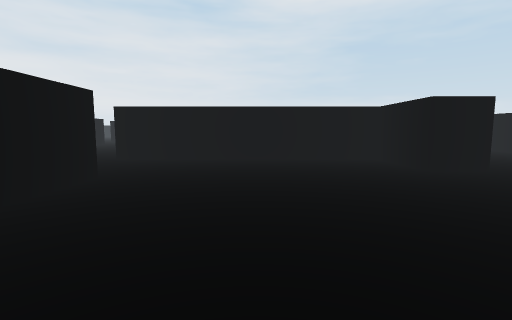
View 1 (above)

24 first-person views from a walk through a scene from a Unity 3-D project. The camera is 0.55 m above the floor, tilts 6° down and sees 85° across. The floor is counted in squares, 1 m on a side. Each view is taken from the middle of a square. On the plan, view 1 faces up. The plan holds only what a view shows up to about 9 squares ahead; the rest is blank. The place goes on beyond the plan. The player is left out. Some surface patterns are stand-ins.

View 2
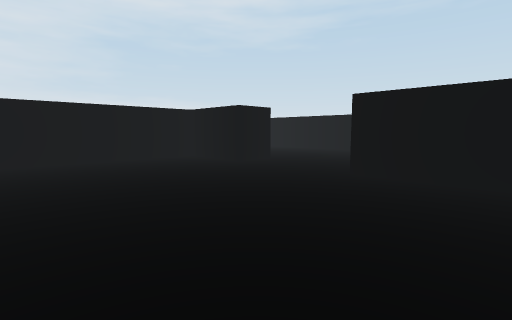

View 3
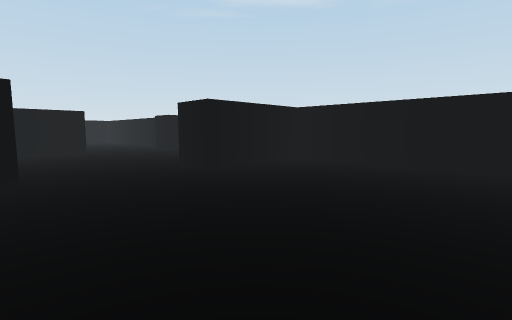

View 4
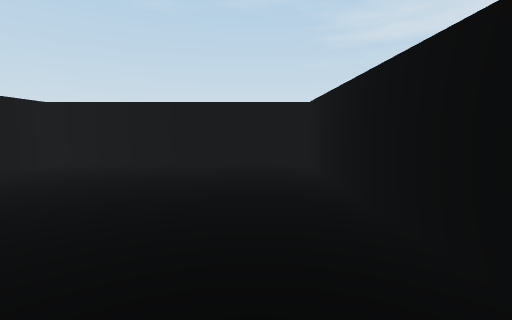

View 5
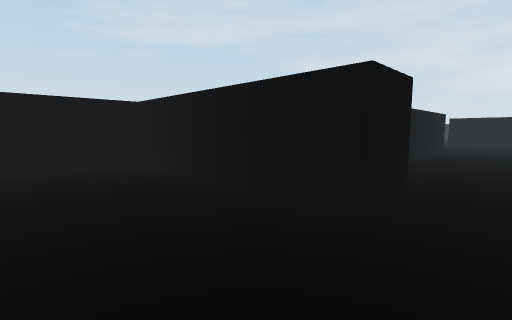

View 6
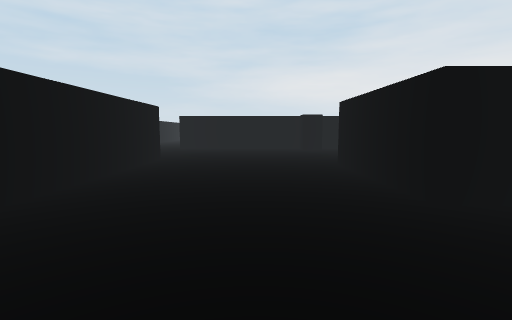

View 7
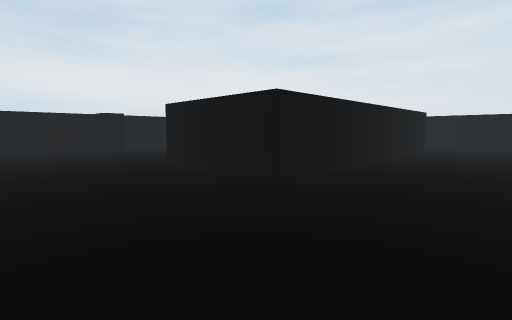

View 8
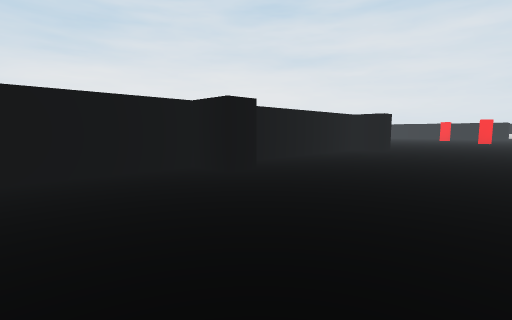

View 9
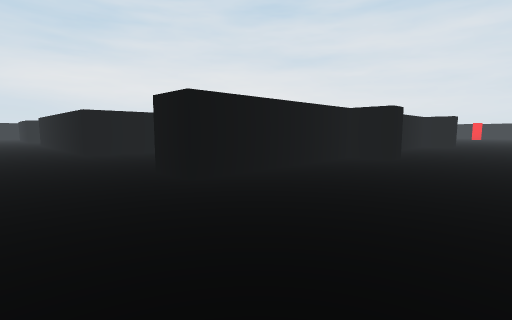

View 10
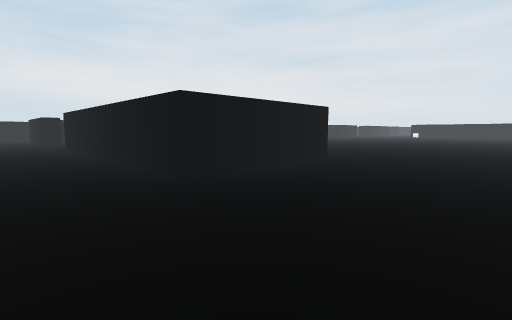

View 11
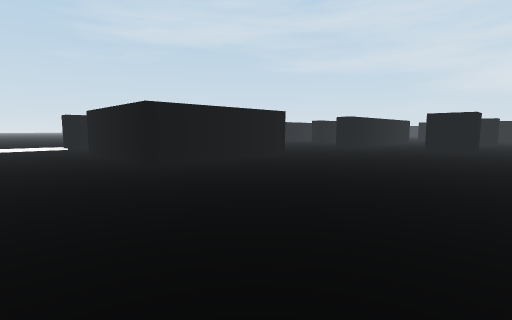

View 12
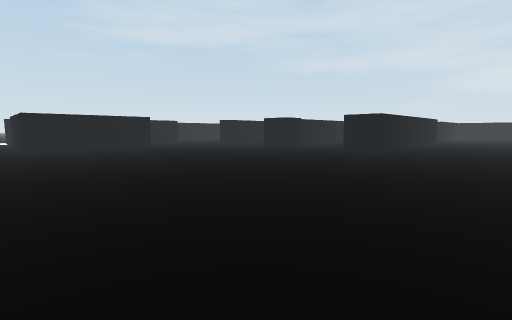

View 13
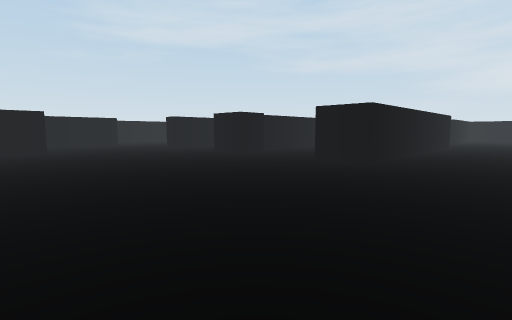

View 14
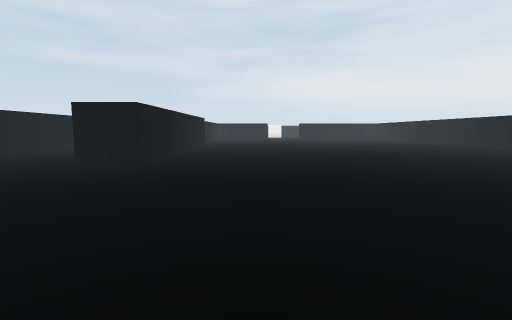

View 15
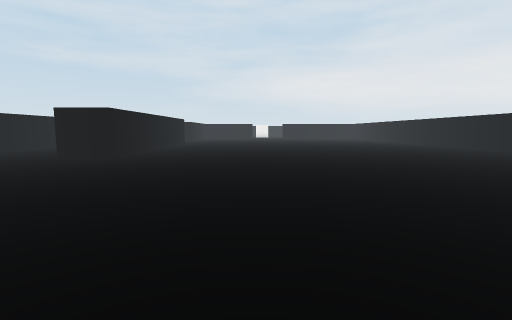

View 16
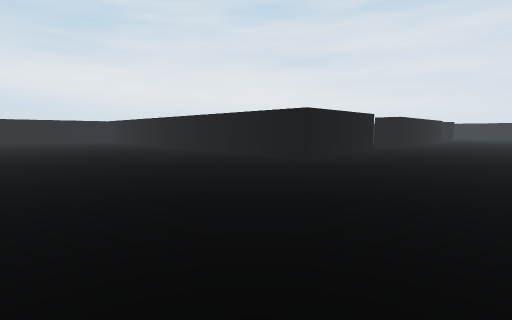

View 17
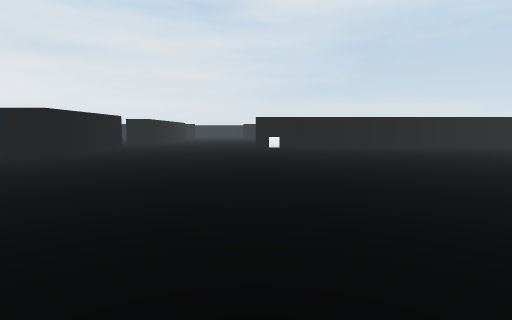

View 18
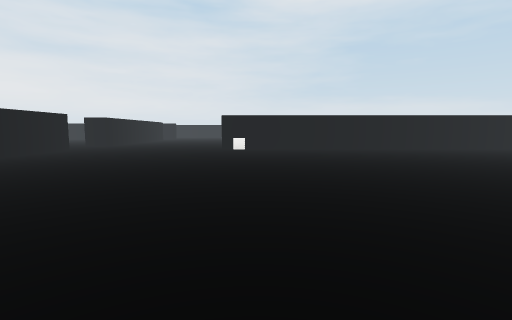

View 19
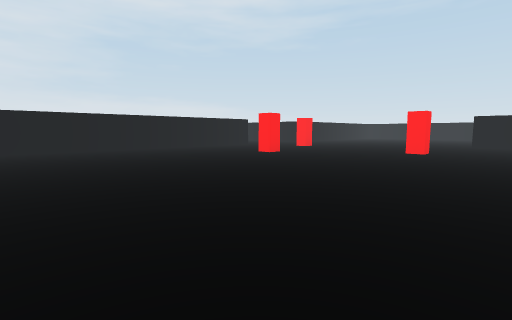

View 20
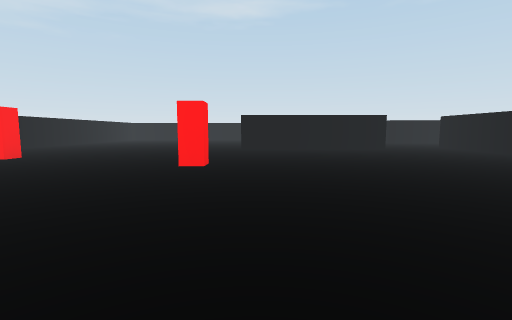

View 21
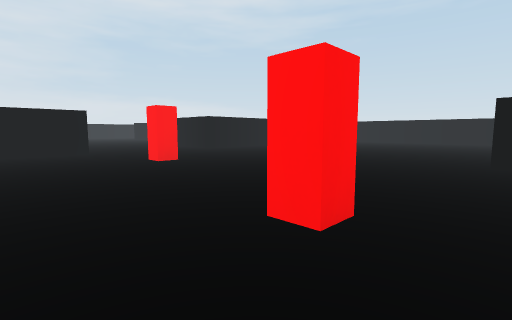

View 22
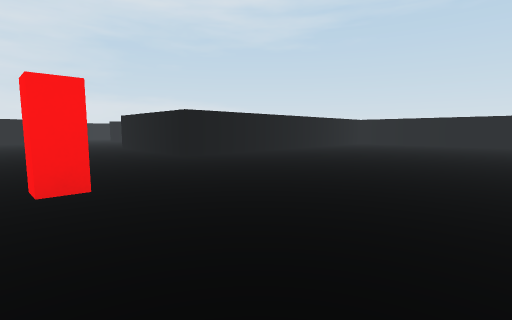

View 23
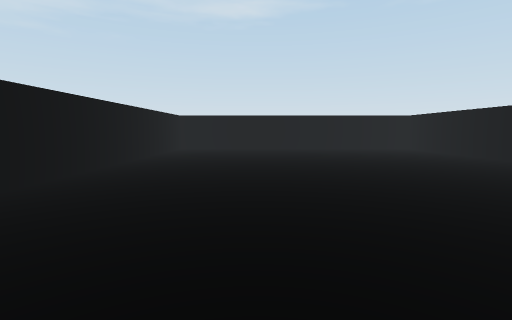

View 24
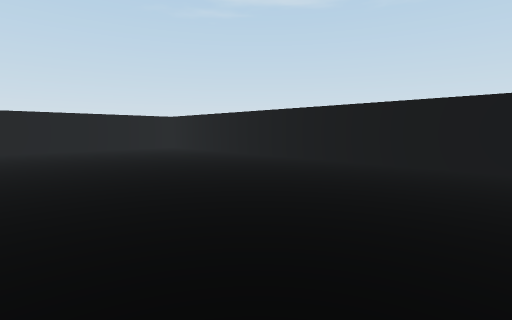

### Floor plan
Points are (right, up) in squares from view 1. A wall is a line through its corners. A room is listed if a view was taken in it or the views show most of it. See-through windows are left out.
Room 1 (views 1, 2, 3, 4, 5)
walls: (-2.8, 3.2) (-1.8, 3.2) (-1.8, -0.5) (2.3, -0.5) (2.3, 1.6) (3.2, 1.6); (3.2, 3.7) (2.3, 3.7) (2.3, 5.3) (-2.8, 5.3)
ways out: opening at (-2, 4) to room 2; opening at (2.5, 2.5)
Room 2 (views 6, 7, 8, 9, 10, 11, 12, 13, 14, 15, 16, 17, 18, 19, 20, 21, 22, 23, 24)
walls: (-11.8, 11.1) (-11.8, 10.6) (-12.7, 10.6) (-12.7, 6); (-8.6, 11.1) (-6, 11.1) (-6, 5.3) (-8.6, 5.3); (-11.8, 5.9) (-11.8, 5.3) (-12.7, 5.3) (-12.7, 1.6) (-13.6, 1.6); (-24.4, 8) (-23.5, 8) (-23.5, 6.9); (-10.1, 24.3) (-21, 24.3); (-20.2, 4.8) (-16.8, 4.8) (-16.8, 1.6) (-22.8, 1.6); (-4.4, 13.2) (-6.8, 13.2) (-6.8, 17.4) (1.5, 17.4) (1.5, 24.3) (-6.8, 24.3) (-6.8, 28); (-25.2, 23.8) (-25.2, 20.6) (-30.2, 20.6); (-21, 2.2) (-20.5, 2.2); (-27.6, 7.4) (-24.9, 7.4); (-29.4, 11.1) (-23.5, 11.1) (-23.5, 10); (-9.4, 2.2) (-5.9, 2.2); (-17.5, -0.5) (-16.8, -0.5) (-16.8, -1)
ways out: opening at (-2, 4) to room 1; opening at (-25.5, 24.5); opening at (-23.3, 1.3); opening at (-8.5, 28)
objects: other object (-20, 23) to (-20, 24); other object (-13, 21) to (-12, 21); other object (-11, 18) to (-10, 18); other object (-10, 22) to (-9, 22)

Where each view was taken, in squares from view 1:
view 1: 0 up, 0 right, facing up
view 2: 0 up, 1 left, facing up-right
view 3: 4 up, 1 left, facing down-right
view 4: 4 up, 1 left, facing down
view 5: 4 up, 0 right, facing down-left
view 6: 4 up, 4 left, facing left
view 7: 3 up, 4 left, facing up-left
view 8: 3 up, 9 left, facing up-left
view 9: 0 up, 10 left, facing up-left
view 10: 0 up, 14 left, facing up-left
view 11: 9 up, 15 left, facing down-left
view 12: 14 up, 16 left, facing down-left
view 13: 13 up, 19 left, facing down-left
view 14: 13 up, 19 left, facing left
view 15: 14 up, 18 left, facing left
view 16: 16 up, 22 left, facing up-left
view 17: 15 up, 21 left, facing up
view 18: 16 up, 20 left, facing up
view 19: 16 up, 18 left, facing up-right
view 20: 17 up, 15 left, facing right
view 21: 17 up, 12 left, facing up-right
view 22: 19 up, 10 left, facing up-right
view 23: 22 up, 7 left, facing right
view 24: 22 up, 7 left, facing down-right
